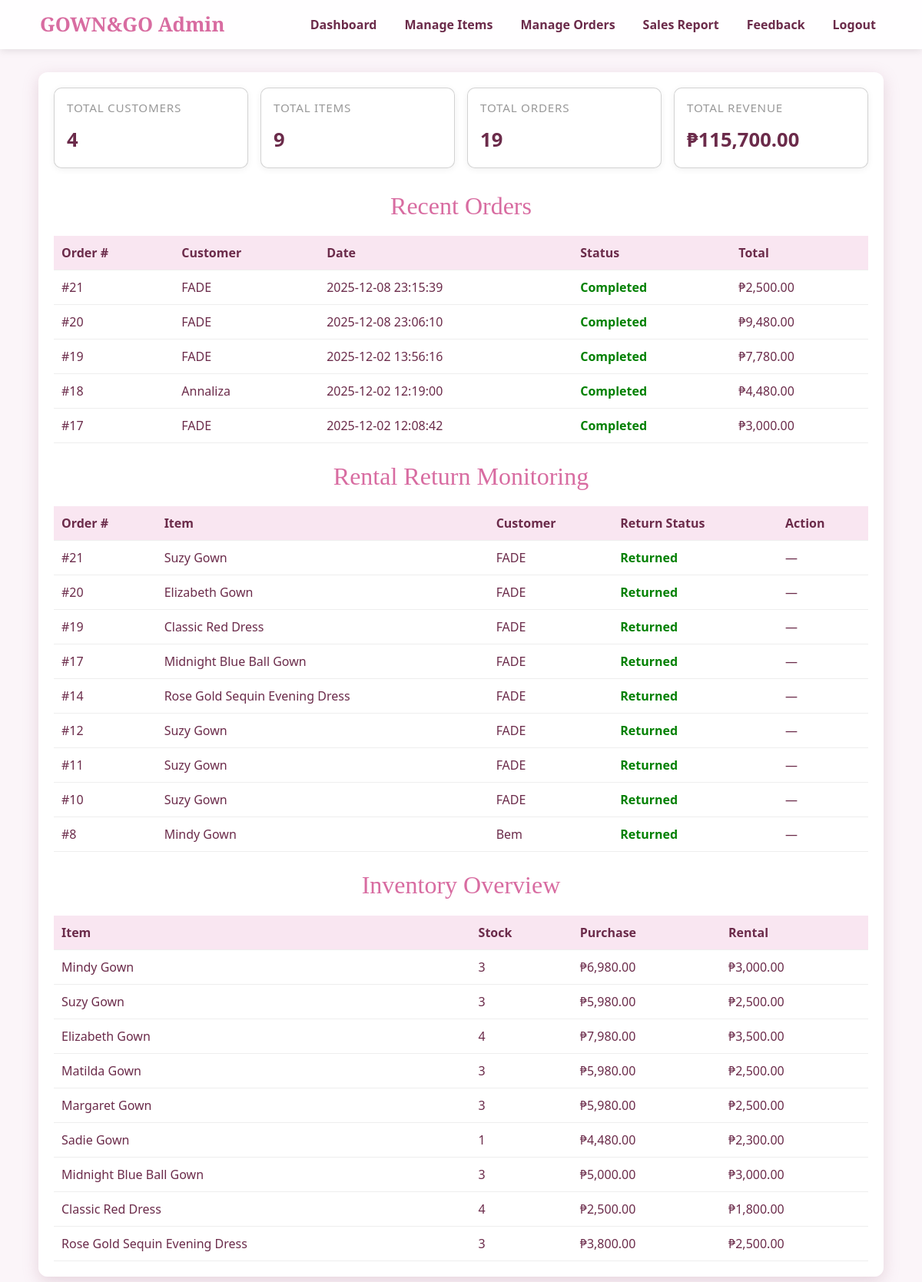
The app's page /gown_and_go/admin/dashboard.php (signed in) with its own data.
### tables this page shows
CREATE TABLE `orders` (
  `order_id` int(11) NOT NULL,
  `user_id` int(11) NOT NULL,
  `order_date` datetime DEFAULT current_timestamp(),
  `order_status` enum('Pending','Confirmed','Completed','Cancelled') NOT NULL DEFAULT 'Pending',
  `order_type` enum('Rental','Purchase') NOT NULL,
  `total_amount` decimal(12,2) NOT NULL DEFAULT 0.00,
  `delivery_address` text DEFAULT NULL
);

CREATE TABLE `users` (
  `user_id` int(11) NOT NULL,
  `username` varchar(100) NOT NULL,
  `email` varchar(150) NOT NULL,
  `password` varchar(255) NOT NULL,
  `address` text DEFAULT NULL,
  `contact_no` varchar(50) DEFAULT NULL,
  `role` enum('customer','admin') NOT NULL DEFAULT 'customer',
  `created_at` datetime DEFAULT current_timestamp()
);

CREATE TABLE `order_details` (
  `order_detail_id` int(11) NOT NULL,
  `order_id` int(11) NOT NULL,
  `item_id` int(11) NOT NULL,
  `order_type` enum('Rental','Purchase') NOT NULL,
  `quantity` int(11) NOT NULL DEFAULT 1,
  `rental_period_days` int(11) DEFAULT NULL,
  `return_status` enum('Not Returned','Returned') NOT NULL DEFAULT 'Not Returned',
  `unit_price` decimal(10,2) NOT NULL,
  `subtotal` decimal(12,2) NOT NULL
);

CREATE TABLE `items` (
  `item_id` int(11) NOT NULL,
  `name` varchar(255) NOT NULL,
  `description` text DEFAULT NULL,
  `rental_price` decimal(10,2) NOT NULL,
  `purchase_price` decimal(10,2) NOT NULL,
  `status` enum('Available','Out of Stock','Rented') NOT NULL DEFAULT 'Available',
  `stock` int(11) NOT NULL DEFAULT 0,
  `image` varchar(255) DEFAULT NULL,
  `created_at` datetime DEFAULT current_timestamp()
);

### gown_and_go/admin/dashboard.php (the view, shortened to what this page needs)
<?php
include '../config.php';
$total_customers = $conn->query("SELECT COUNT(*) AS c FROM users WHERE role='customer'")->fetch_assoc()['c'];
$total_items = $conn->query("SELECT COUNT(*) AS c FROM items")->fetch_assoc()['c'];
$total_orders = $conn->query("SELECT COUNT(*) AS c FROM orders")->fetch_assoc()['c'];
$total_revenue = $conn->query("
    SELECT COALESCE(SUM(amount),0) AS total
    FROM payments
    WHERE payment_status='Paid'
")->fetch_assoc()['total'];
$recent_orders = $conn->query("
    SELECT o.order_id, o.order_date, o.order_status, o.total_amount, u.username
    FROM orders o
    JOIN users u ON o.user_id = u.user_id
    ORDER BY o.order_date DESC
    LIMIT 5
");
$items = $conn->query("SELECT * FROM items ORDER BY created_at DESC");
$rentals = $conn->query("
    SELECT
        od.order_detail_id,
        o.order_id,
        i.name AS item_name,
        u.username,
        od.return_status
    FROM order_details od
    JOIN orders o ON od.order_id = o.order_id
    JOIN items i ON od.item_id = i.item_id
    JOIN users u ON o.user_id = u.user_id
    WHERE od.order_type = 'Rental'
    ORDER BY o.order_date DESC
");
?>
<!DOCTYPE html>
<html lang="en">
<head>
<link rel="stylesheet" href="https://cdn.jsdelivr.net/npm/bootstrap@5.3.8/dist/css/bootstrap.min.css">
<link rel="stylesheet" href="inclusion/stylesheet.css">
</head>
<body>
<?php include 'inclusion/nav.php'; ?>
<div class="main-container">
<section class="grid">
<div class="card"><h3>Total Customers</h3><div class="value"><?= $total_customers ?></div></div>
<div class="card"><h3>Total Items</h3><div class="value"><?= $total_items ?></div></div>
<div class="card"><h3>Total Orders</h3><div class="value"><?= $total_orders ?></div></div>
<div class="card"><h3>Total Revenue</h3><div class="value">₱<?= number_format($total_revenue,2) ?></div></div>
</section>
<h2 class="section-title">Recent Orders</h2>
<table>
<tr><th>Order #</th><th>Customer</th><th>Date</th><th>Status</th><th>Total</th></tr>
<?php while($o = $recent_orders->fetch_assoc()): ?>
<tr>
<td>#<?= $o['order_id'] ?></td>
<td><?= $o['username'] ?></td>
<td><?= $o['order_date'] ?></td>
<td>
<?php if($o['order_status']=="Completed"): ?>
<span class="status-completed">Completed</span>
<?php else: ?>
<?= $o['order_status'] ?><br>
<a class="btn-small" href="complete_order.php?id=<?= $o['order_id'] ?>">Mark Completed</a>
<?php endif; ?>
</td>
<td>₱<?= number_format($o['total_amount'],2) ?></td>
</tr>
<?php endwhile; ?>
</table>
<h2 class="section-title mt-4">Rental Return Monitoring</h2>
<table>
<tr>
    <th>Order #</th>
    <th>Item</th>
    <th>Customer</th>
    <th>Return Status</th>
    <th>Action</th>
</tr>
<?php while($r = $rentals->fetch_assoc()): ?>
<tr>
<td>#<?= $r['order_id'] ?></td>
<td><?= htmlspecialchars($r['item_name']) ?></td>
<td><?= htmlspecialchars($r['username']) ?></td>
<td>
<?php if($r['return_status'] === "Returned"): ?>
    <span class="status-returned">Returned</span>
<?php else: ?>
    <span class="status-not-returned">Not Returned</span>
<?php endif; ?>
</td>
<td>
<?php if($r['return_status']=="Not Returned"): ?>
<a class="btn-small" href="mark_returned.php?id=<?= $r['order_detail_id'] ?>"
onclick="return confirm('Mark this rental as returned?')">Mark Returned</a>
<?php else: ?>
—
<?php endif; ?>
</td>
</tr>
<?php endwhile; ?>
</table>
<h2 class="section-title mt-4">Inventory Overview</h2>
<table>
<tr><th>Item</th><th>Stock</th><th>Purchase</th><th>Rental</th></tr>
<?php while($i=$items->fetch_assoc()): ?>
<tr>
<td><?= $i['name'] ?></td>
<td><?= $i['stock'] ?></td>
<td>₱<?= number_format($i['purchase_price'],2) ?></td>
<td>₱<?= number_format($i['rental_price'],2) ?></td>
</tr>
<?php endwhile; ?>
</table>
</div>
</body>
</html>

### gown_and_go/admin/inclusion/stylesheet.css (style rules this page uses)
* { box-sizing: border-box; }
body { margin: 0; font-family: 'Segoe UI', sans-serif; background: url('https://i.pinimg.com/1200x/63/01/8a/63018a11c5ad770ed2eec2d2587cea74.jpg') no-repeat center fixed; background-size: cover; color: #6b2b4a; }
body::before { content: ""; position: fixed; inset: 0; background: rgba(245,230,240,0.4); z-index: -1; }
.card { background: #fff; border-radius: 10px; padding: 16px; box-shadow: 0 2px 8px rgba(0,0,0,0.06); }
.card h3 { margin: 0 0 4px; font-size: 0.95rem; text-transform: uppercase; letter-spacing: 0.05em; color: #999; }
.card .value { font-size: 1.6rem; font-weight: bold; color: #6b2b4a; margin-top: 10px; }
.main-container { max-width: 1100px; margin: 30px auto 50px; padding: 20px; background: rgba(255,255,255,0.94); border-radius: 12px; box-shadow: 0 6px 20px rgba(183, 134, 154, 0.3); }
.grid { display: grid; grid-template-columns: repeat(auto-fit, minmax(230px, 1fr)); gap: 16px; margin-bottom: 30px; }
h2 { text-align: center; font-family: 'Playfair Display', serif; color: #d86ca1; margin-bottom: 15px; }
table { width: 100%; border-collapse: collapse; margin-top: 20px; }
th, td { padding: 10px; border-bottom: 1px solid #eee; text-align: left; }
th { background: #f9e6f1; }

### gown_and_go/admin/dashboard.php (style rules this page uses)
h2.section-title { font-family: 'Playfair Display', serif; color: #d86ca1; }
.status-completed { color:green; font-weight:bold; }
.status-returned { color:green; font-weight:bold; }

### records on screen
orders: order_id "21", user.username "FADE", order_date "2025-12-08 23:15:39", order_status "Completed", total_amount "2,500.00"
orders: order_id "20", user.username "FADE", order_date "2025-12-08 23:06:10", order_status "Completed", total_amount "9,480.00"
orders: order_id "19", user.username "FADE", order_date "2025-12-02 13:56:16", order_status "Completed", total_amount "7,780.00"
orders: order_id "18", user.username "Annaliza", order_date "2025-12-02 12:19:00", order_status "Completed", total_amount "4,480.00"
orders: order_id "17", user.username "FADE", order_date "2025-12-02 12:08:42", order_status "Completed", total_amount "3,000.00"
order_details: order.order_id "21", item.name "Suzy Gown", users.username "FADE", return_status "Returned"
order_details: order.order_id "20", item.name "Elizabeth Gown", users.username "FADE", return_status "Returned"
order_details: order.order_id "19", item.name "Classic Red Dress", users.username "FADE", return_status "Returned"
order_details: order.order_id "17", item.name "Midnight Blue Ball Gown", users.username "FADE", return_status "Returned"
order_details: order.order_id "14", item.name "Rose Gold Sequin Evening Dress", users.username "FADE", return_status "Returned"
order_details: order.order_id "12", item.name "Suzy Gown", users.username "FADE", return_status "Returned"
order_details: order.order_id "11", item.name "Suzy Gown", users.username "FADE", return_status "Returned"
order_details: order.order_id "10", item.name "Suzy Gown", users.username "FADE", return_status "Returned"
order_details: order.order_id "8", item.name "Mindy Gown", users.username "Bem", return_status "Returned"
items: name "Mindy Gown", stock "3", purchase_price "6,980.00", rental_price "3,000.00"
items: name "Suzy Gown", stock "3", purchase_price "5,980.00", rental_price "2,500.00"
items: name "Elizabeth Gown", stock "4", purchase_price "7,980.00", rental_price "3,500.00"
items: name "Matilda Gown", stock "3", purchase_price "5,980.00", rental_price "2,500.00"
items: name "Margaret Gown", stock "3", purchase_price "5,980.00", rental_price "2,500.00"
items: name "Sadie Gown", stock "1", purchase_price "4,480.00", rental_price "2,300.00"
items: name "Midnight Blue Ball Gown", stock "3", purchase_price "5,000.00", rental_price "3,000.00"
items: name "Classic Red Dress", stock "4", purchase_price "2,500.00", rental_price "1,800.00"
items: name "Rose Gold Sequin Evening Dress", stock "3", purchase_price "3,800.00", rental_price "2,500.00"

### other values on screen
$total_customers "4"
$total_items "9"
$total_orders "19"
$total_revenue "115,700.00"
